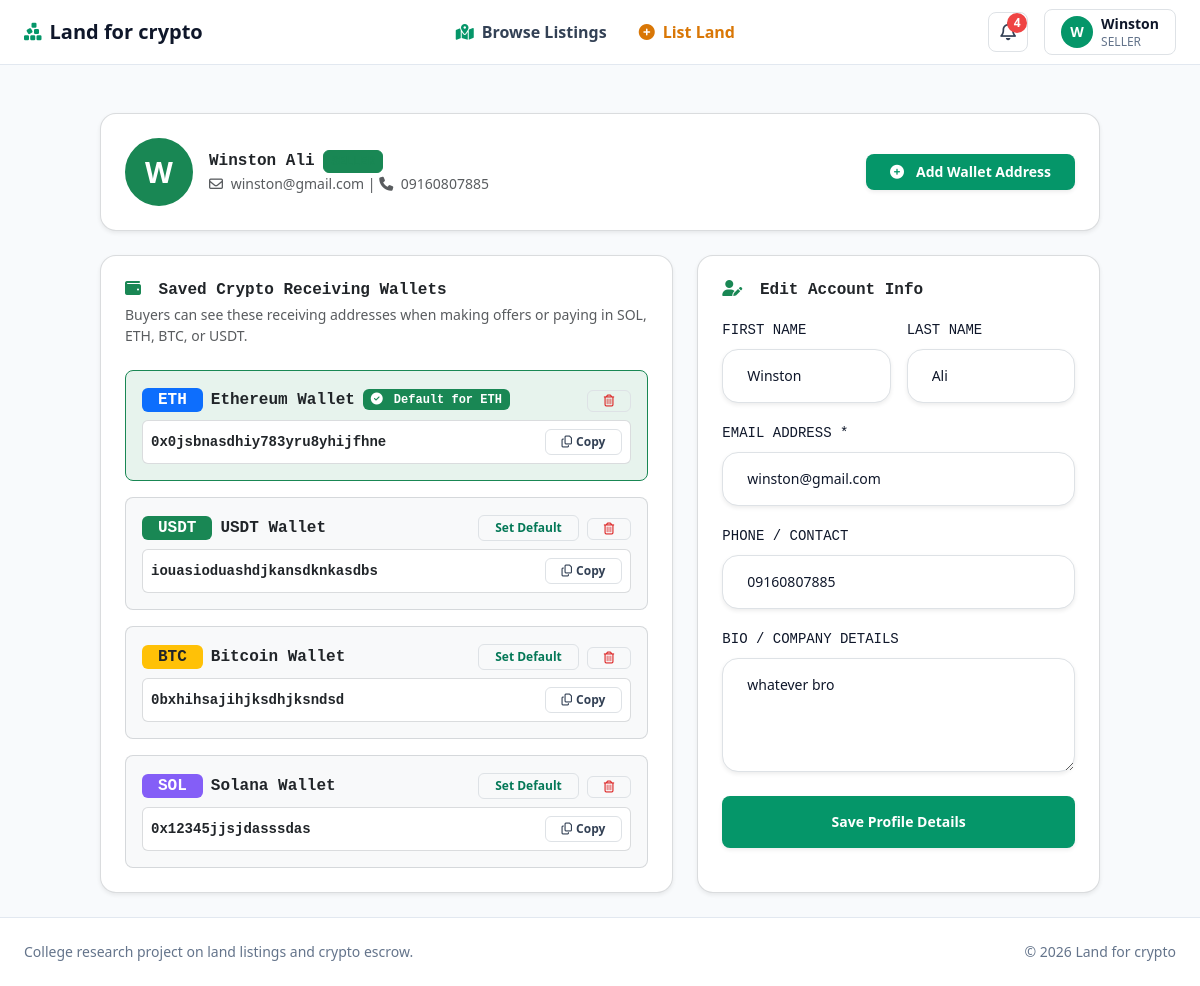
The app's page /profile/ (signed in) with its own data.
### app/models/__init__.py (models this page shows, shortened)
class User(AbstractUser):
    role = models.CharField(max_length=20, choices=UserRole.choices, default=UserRole.BUYER)
    phone = models.CharField(max_length=24, blank=True)
    crypto_wallet_address = models.CharField(max_length=128, blank=True, help_text="Web3 Wallet Address (ETH, SOL, BTC, USDT)")
    profile_picture = models.ImageField(upload_to='profiles/', blank=True, null=True)
    bio = models.TextField(blank=True)
    is_verified_seller = models.BooleanField(default=False)
    def is_buyer(self):
        return self.role == UserRole.BUYER
    def is_seller(self):
        return self.role == UserRole.SELLER or self.is_superuser
    def is_admin_user(self):
        return self.role == UserRole.ADMIN or self.is_superuser or self.is_staff
    @property
    def get_avatar_url(self):
        if self.profile_picture:
            return self.profile_picture.url
        return None

class SellerWallet(models.Model):
    class Currency(models.TextChoices):
        ETH = 'ETH', 'Ethereum (ETH)'
        SOL = 'SOL', 'Solana (SOL)'
        BTC = 'BTC', 'Bitcoin (BTC)'
        USDT = 'USDT', 'Tether (USDT)'
        NGN = 'NGN', 'Naira (NGN)'
        BNB = 'BNB', 'BNB Smart Chain (BNB)'
        MATIC = 'MATIC', 'Polygon (MATIC)'
        OTHER = 'OTHER', 'Other Crypto'
    user = models.ForeignKey(User, on_delete=models.CASCADE, related_name='saved_wallets')
    label = models.CharField(max_length=100, help_text="Wallet Label (e.g. Primary ETH Treasury, Solana Cold Storage, Business BTC)")
    currency = models.CharField(max_length=20, choices=Currency.choices, default=Currency.ETH)
    wallet_address = models.CharField(max_length=128)
    is_default = models.BooleanField(default=False, help_text="Set as default wallet for this currency")
    created_at = models.DateTimeField(auto_now_add=True)
    class Meta:
        ordering = ['-is_default', '-created_at']

### app/views/profile_views.py (the view, shortened to what this page needs)
# urls.py: path('profile/', views.profile_view, name='profile'),
@login_required
def profile_view(request):
    profile_form = UserProfileUpdateForm(instance=request.user)
    wallet_form = SellerWalletForm()
    saved_wallets = request.user.saved_wallets.all()
    context = {
        'form': profile_form,
        'wallet_form': wallet_form,
        'saved_wallets': saved_wallets,
    }
    return render(request, 'app/profile_edit.html', context)

### app/forms/profile_forms.py
class UserProfileUpdateForm(forms.ModelForm):
    class Meta:
        model = User
        fields = ['first_name', 'last_name', 'email', 'phone', 'profile_picture', 'bio']
        widgets = {
            'first_name': forms.TextInput(attrs={'class': TAILWIND_INPUT}),
            'last_name': forms.TextInput(attrs={'class': TAILWIND_INPUT}),
            'email': forms.EmailInput(attrs={'class': TAILWIND_INPUT}),
            'phone': forms.TextInput(attrs={'class': TAILWIND_INPUT}),
            'profile_picture': forms.FileInput(attrs={'class': TAILWIND_INPUT}),
            'bio': forms.Textarea(attrs={'class': TAILWIND_INPUT, 'rows': 4}),
        }

class SellerWalletForm(forms.ModelForm):
    label = forms.CharField(
        required=False,
        widget=forms.TextInput(attrs={'class': TAILWIND_INPUT, 'placeholder': 'e.g. Ethereum Wallet, Solana Wallet (Optional)'})
    )
    class Meta:
        model = SellerWallet
        fields = ['currency', 'wallet_address', 'label', 'is_default']
        widgets = {
            'currency': forms.Select(attrs={'class': TAILWIND_SELECT, 'id': 'id_wallet_currency'}),
            'wallet_address': forms.TextInput(attrs={'class': TAILWIND_INPUT + ' font-monospace', 'placeholder': '0x... or Solana/BTC address'}),
            'is_default': forms.CheckboxInput(attrs={'class': 'h-4 w-4 rounded border-slate-300 text-emerald-600 focus:ring-emerald-500'}),
        }

### templates/app/profile_edit.html (shortened to what this page needs)
{% extends 'base.html' %}
{% load static %}
{% block content %}
<div class="container py-4">
  <div class="p-4 rounded-4 shadow-sm bg-white border border-secondary border-opacity-25 mb-4">
    <div class="d-flex flex-column flex-md-row align-items-start align-items-md-center justify-content-between gap-3">
      <div class="d-flex align-items-center gap-3">
        {% if user.get_avatar_url %}
        <img src="{{ user.get_avatar_url }}" class="rounded-circle border border-2 border-success p-1" width="68" height="68" alt="Avatar">
        {% else %}
        <div class="rounded-circle bg-success text-white fw-bold d-flex align-items-center justify-content-center border border-2 border-success p-1" style="width: 68px; height: 68px; font-size: 1.8rem;">
          {{ user.username|slice:":1"|upper }}
        </div>
        {% endif %}
        <div>
          <div class="d-flex align-items-center gap-2">
            <h3 class="font-monospace text-dark fw-bold mb-0">{{ user.first_name }} {{ user.last_name|default:user.username }}</h3>
            <span class="badge bg-success bg-opacity-15 text-success border border-success border-opacity-30 text-uppercase font-monospace">
            </span>
          </div>
          <p class="text-muted small mb-0"><i class="fa-regular fa-envelope me-1"></i> {{ user.email }} | <i class="fa-solid fa-phone me-1"></i> {{ user.phone|default:"No phone added" }}</p>
        </div>
      </div>
      <button type="button" class="inline-flex items-center gap-2 rounded-lg bg-emerald-600 px-4 py-2 text-sm font-semibold text-white shadow-sm transition hover:bg-emerald-700 focus:outline-none focus:ring-2 focus:ring-emerald-500 focus:ring-offset-2" data-bs-toggle="modal" data-bs-target="#addWalletModal">
        <i class="fa-solid fa-plus-circle me-1"></i> Add Wallet Address
      </button>
    </div>
  </div>
  <div class="row g-4">
    <div class="col-lg-7">
      <div class="p-4 rounded-4 shadow-sm bg-white border border-secondary border-opacity-25 h-100">
        <div class="d-flex align-items-center justify-content-between mb-4 flex-wrap gap-2">
          <div>
            <h4 class="font-monospace text-dark fw-bold mb-1">
              <i class="fa-solid fa-wallet text-success me-2"></i> Saved Crypto Receiving Wallets
            </h4>
            <p class="text-muted small mb-0">Buyers can see these receiving addresses when making offers or paying in SOL, ETH, BTC, or USDT.</p>
          </div>
        </div>
        <div class="d-flex flex-column gap-3">
          {% for wallet in saved_wallets %}
          <div class="p-3 rounded-3 border {% if wallet.is_default %}border-success bg-success bg-opacity-10{% else %}border-secondary border-opacity-25 bg-light{% endif %} transition-all">
            <div class="d-flex align-items-center justify-content-between mb-2 flex-wrap gap-2">
              <div class="d-flex align-items-center gap-2">
                <span class="badge {% if wallet.currency == 'SOL' %}bg-purple text-white{% elif wallet.currency == 'ETH' %}bg-primary{% elif wallet.currency == 'BTC' %}bg-warning text-dark{% elif wallet.currency == 'USDT' %}bg-success text-white{% else %}bg-secondary{% endif %} font-monospace fs-6 px-3 py-1" style="{% if wallet.currency == 'SOL' %}background: #845ef7;{% endif %}">
                  {{ wallet.currency }}
                </span>
                <span class="fw-bold font-monospace text-dark fs-6">{{ wallet.label }}</span>
                {% if wallet.is_default %}
                <span class="badge bg-success font-monospace small"><i class="fa-solid fa-circle-check me-1"></i> Default for {{ wallet.currency }}</span>
                {% endif %}
              </div>
              <div class="d-flex align-items-center gap-2">
                {% if not wallet.is_default %}
                <form method="POST" class="d-inline">
                  <button type="submit" class="inline-flex items-center rounded-md border border-emerald-600 px-3 py-1 text-xs font-semibold text-emerald-700 transition hover:bg-emerald-50 focus:outline-none focus:ring-2 focus:ring-emerald-500 focus:ring-offset-2">
                    Set Default
                  </button>
                </form>
                {% endif %}
                <form method="POST" class="d-inline" onsubmit="return confirm('Remove wallet {{ wallet.label }}?');">
                  <button type="submit" class="inline-flex items-center rounded-md border border-red-300 px-3 py-1 text-xs font-semibold text-red-600 transition hover:bg-red-50 focus:outline-none focus:ring-2 focus:ring-red-500 focus:ring-offset-2" title="Delete Wallet">
                    <i class="fa-regular fa-trash-can"></i>
                  </button>
                </form>
              </div>
            </div>
            <div class="d-flex align-items-center justify-content-between bg-white p-2 rounded border border-secondary border-opacity-25 mt-2">
              <span class="font-monospace text-dark small fw-semibold text-break me-2">{{ wallet.wallet_address }}</span>
              <button type="button" class="inline-flex shrink-0 items-center rounded-md border border-slate-300 bg-white px-3 py-1 text-xs font-semibold text-slate-700 transition hover:bg-slate-50 focus:outline-none focus:ring-2 focus:ring-emerald-500 focus:ring-offset-2" onclick="copyTextToClipboard('{{ wallet.wallet_address }}', this)">
                <i class="fa-regular fa-copy me-1"></i> Copy
              </button>
            </div>
          </div>
          {% endfor %}
        </div>
      </div>
    </div>
    <div class="col-lg-5">
      <div class="p-4 rounded-4 shadow-sm bg-white border border-secondary border-opacity-25 h-100">
        <h4 class="font-monospace text-dark fw-bold mb-3">
          <i class="fa-solid fa-user-pen text-success me-2"></i> Edit Account Info
        </h4>
        <form method="POST" enctype="multipart/form-data">
          <div class="row g-3 mb-3">
            <div class="col-6">
              <label class="form-label font-monospace small">FIRST NAME</label>
              {{ form.first_name }}
            </div>
            <div class="col-6">
              <label class="form-label font-monospace small">LAST NAME</label>
              {{ form.last_name }}
            </div>
          </div>
          <div class="mb-3">
            <label class="form-label font-monospace small">EMAIL ADDRESS *</label>
            {{ form.email }}
          </div>
          <div class="mb-3">
            <label class="form-label font-monospace small">PHONE / CONTACT</label>
            {{ form.phone }}
          </div>
          <div class="mb-4">
            <label class="form-label font-monospace small">BIO / COMPANY DETAILS</label>
            {{ form.bio }}
          </div>
          <button type="submit" class="inline-flex w-full items-center justify-center rounded-lg bg-emerald-600 px-4 py-3 text-sm font-semibold text-white shadow-sm transition hover:bg-emerald-700 focus:outline-none focus:ring-2 focus:ring-emerald-500 focus:ring-offset-2">
            Save Profile Details
          </button>
        </form>
      </div>
    </div>
  </div>
</div>
{% endblock %}

### templates/navbar.html (shortened to what this page needs)
<nav class="sticky top-0 z-50 border-b border-slate-200 bg-white">
  <div class="mx-auto max-w-7xl px-4 sm:px-6 lg:px-8">
    <div class="flex h-16 items-center justify-between">
      <a href="{% url 'app:home' %}" class="flex items-center gap-2 text-xl font-bold text-slate-900 transition hover:text-emerald-600">
        <i class="fa-solid fa-cubes-stacked text-emerald-600"></i>
        <span>Land for crypto</span>
      </a>
      <div class="hidden items-center gap-8 md:flex">
        <a href="{% url 'app:land_list' %}" class="flex items-center gap-2 font-semibold text-slate-700 transition hover:text-emerald-600">
          <i class="fa-solid fa-map-location-dot text-emerald-600"></i> Browse Listings
        </a>
        {% if user.is_authenticated and user.is_seller %}
        <a href="{% url 'app:create_land' %}" class="flex items-center gap-2 font-bold text-amber-600 transition hover:text-amber-700">
          <i class="fa-solid fa-plus-circle"></i> List Land
        </a>
        {% endif %}
      </div>
      <div class="hidden items-center gap-3 md:flex md:gap-4">
        {% if user.is_authenticated %}
          <div class="relative">
            <button class="notification-btn relative inline-flex h-10 w-10 items-center justify-center rounded-lg border border-slate-200 bg-white text-slate-700 transition hover:border-emerald-300 hover:bg-emerald-50" aria-label="Notifications">
              <i class="fa-regular fa-bell text-lg"></i>
              {% if unread_notifications_count > 0 %}
              <span class="absolute right-0 top-0 inline-flex h-5 w-5 items-center justify-center rounded-full bg-red-500 text-xs font-bold text-white">
                {{ unread_notifications_count }}
              </span>
              {% endif %}
            </button>
          </div>
          <div class="relative">
            <button class="user-menu-btn inline-flex items-center gap-2 rounded-lg border border-slate-200 bg-white px-3 py-1 transition hover:bg-slate-50" aria-label="User menu">
              {% if user.get_avatar_url %}
              <img src="{{ user.get_avatar_url }}" class="h-8 w-8 rounded-full object-cover" alt="Avatar">
              {% else %}
              <div class="flex h-8 w-8 items-center justify-center rounded-full bg-emerald-600 text-sm font-bold text-white">
                {{ user.username|slice:":1"|upper }}
              </div>
              {% endif %}
              <div class="hidden flex-col items-start lg:flex">
                <span class="text-sm font-semibold text-slate-900">{{ user.first_name|default:user.username }}</span>
                <span class="text-xs font-medium uppercase text-slate-500">{{ user.get_role_display }}</span>
              </div>
            </button>
          </div>
        {% endif %}
      </div>
    </div>
  </div>
</nav>

### records on screen
User: username "W", first_name "Winston", role "SELLER", last_name "Ali", email "winston@gmail.com", phone "09160807885", bio "whatever bro"
SellerWallet: currency "ETH", label "Ethereum Wallet", wallet_address "0x0jsbnasdhiy783yru8yhijfhne"
SellerWallet: currency "USDT", label "USDT Wallet", wallet_address "iouasioduashdjkansdknkasdbs"
SellerWallet: currency "BTC", label "Bitcoin Wallet", wallet_address "0bxhihsajihjksdhjksndsd"
SellerWallet: currency "SOL", label "Solana Wallet", wallet_address "0x12345jjsjdasssdas"

### other values on screen
{{ unread_notifications_count }} "4"
